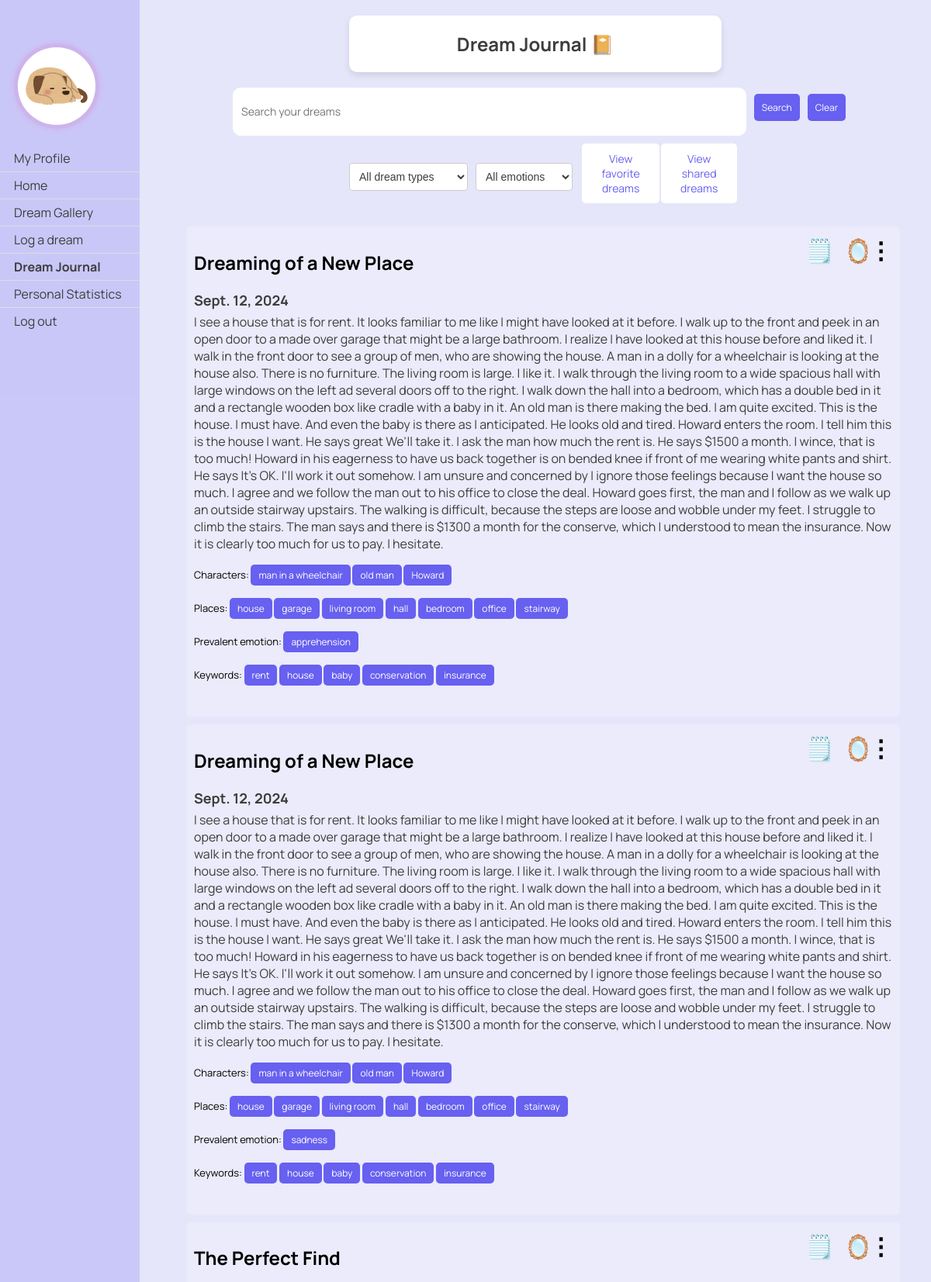
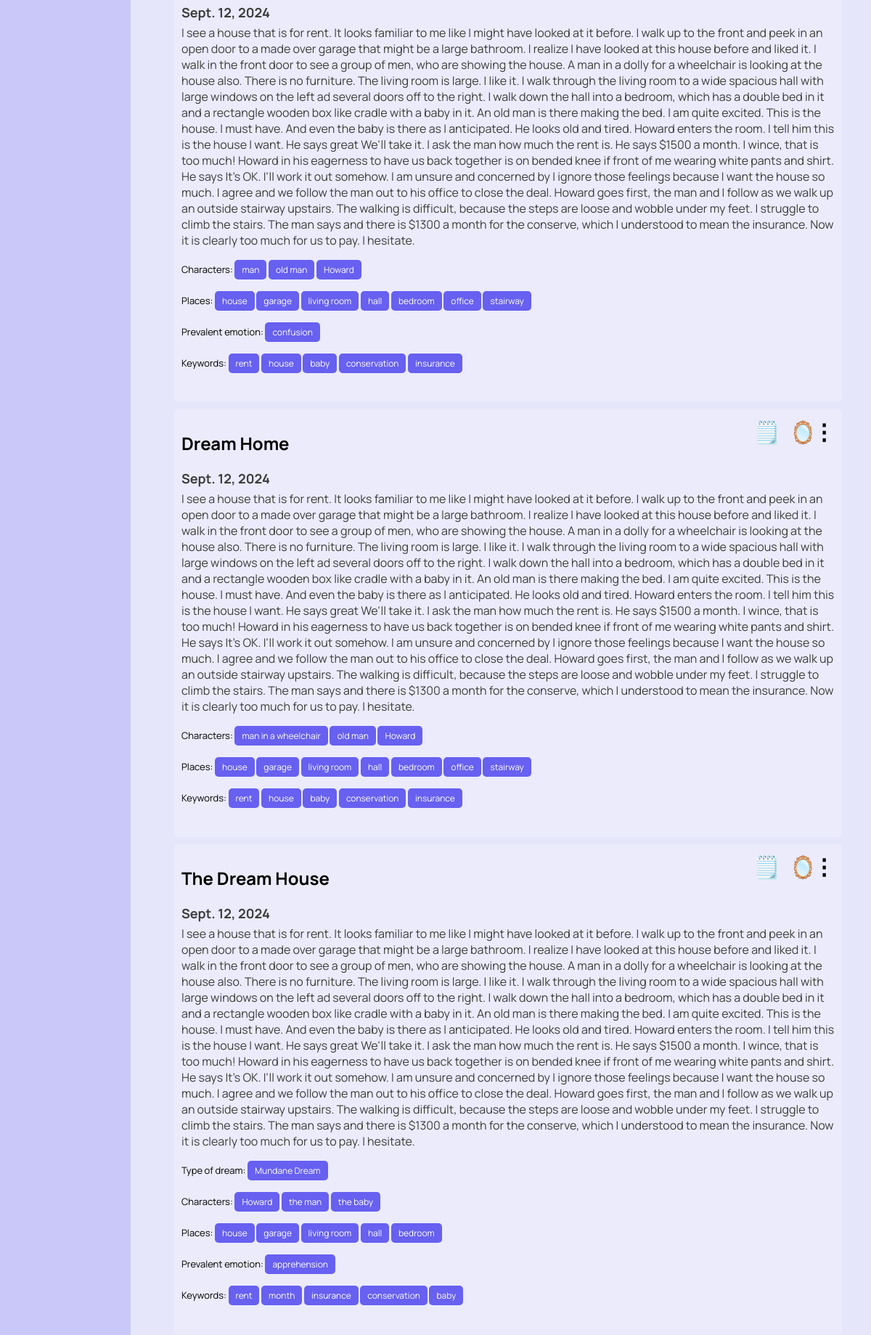
Page /dreams/journal/ (signed in, upper part) on the committed database (2 pictures, top to bottom).
### dreams/models.py (models this page shows, shortened)
class Profile(models.Model):
    user = models.OneToOneField(User, on_delete=models.CASCADE)
    avatar = models.CharField(max_length=100, choices=[
        ('1.jpg', 'Picture 1'),
        ('3.jpg', 'Picture 3'),
        ('4.jpg', 'Picture 4'),
        ('5.jpg', 'Picture 5'),
        ('6.jpg', 'Picture 6'),
        ('7.jpg', 'Picture 7'),
        ('8.jpg', 'Picture 8'),
        ('9.jpg', 'Picture 9'),
        ('10.jpg', 'Picture 10'),
        ('11.jpg', 'Picture 11'),
        ('12.jpg', 'Picture 12'),
        ('13.jpg', 'Picture 13'),
    ],
                              default='1.jpg')
    bio = models.TextField()

class Dream(models.Model):
    classification_options = [
        ('0', 'Nightmare'),
        ('1', 'Mundane Dream'),
        ('2', 'Lucid Dream'),
        ('3', 'Existential Dream'),
    ]
    user = models.ForeignKey(User, on_delete=models.CASCADE)
    date = models.DateField()
    time = models.TimeField(default=timezone.now)
    content = models.TextField()
    shared = models.BooleanField(default=False)
    anon = models.BooleanField(default=False)
    processed = models.BooleanField(default=False)
    is_favorite = models.BooleanField(default=False)
    keywords = models.JSONField(default=list, blank=True)
    classification = models.CharField(max_length=1, choices=classification_options, blank=True, null=True, default='')
    characters = models.JSONField(default=list, blank=True)
    places = models.JSONField(default=list, blank=True)
    emotion = models.CharField(max_length=20, blank=True)
    emotion_options = ['anger', 'apprehension', 'sadness', 'confusion', 'happiness', '']
    optional_titles = models.JSONField(default=list, blank=True)
    title = models.TextField(blank=True)
    User.add_to_class('is_new', models.BooleanField(default=True))
    def classification_string(self):
        return dict(self.classification_options).get(self.classification, "No classification")

### dreams/views.py (the view)
# urls.py: path('journal/', views.dream_journal, name='dream_journal'),
@login_required
def dream_journal(request):
    query = request.GET.get('q', '')
    class_query = request.GET.get('classification', '')
    emotion_query = request.GET.get('emotion', '')
    character_query = request.GET.get('character', '')
    place_query = request.GET.get('place', '')
    place_query = unquote(place_query)
    dreams = Dream.objects.filter(user=request.user)
    keyword_query = request.GET.get('keyword', '')
    if query:
        regex_pattern = r'\b({}|{}s?|{}\'s?)\b'.format(re.escape(query), re.escape(query),
                                                       re.escape(query))
        dreams = dreams.filter(Q(content__iregex=regex_pattern))
    if class_query:
        dreams = dreams.filter(classification=class_query)
    if emotion_query:
        dreams = dreams.filter(emotion=emotion_query)
    if keyword_query:
        dreams = dreams.filter(Q(keywords__iregex=r'\b{}\b'.format(re.escape(keyword_query))))
    if character_query:
        dreams = dreams.filter(Q(characters__iregex=r'\b{}\b'.format(re.escape(character_query))))
    if place_query:
        dreams = dreams.filter(Q(places__iregex=r'\b{}\b'.format(re.escape(place_query))))
    dreams = dreams.order_by('-date', '-time')
    paginator = Paginator(dreams, 10)  # Show 10 dreams per page
    page_number = request.GET.get('page')
    page_obj = paginator.get_page(page_number)
    print(f"Decoded place: {place_query}")
    context = {
        'dreams': page_obj,
        'query': query,
        'class_query': class_query,
        'emotion_query': emotion_query,
        'keyword_query': keyword_query,
        'character_query': character_query,
        'place_query': place_query
    }
    return render(request, 'dreams/dream_journal.html', context)

### dreams/templatetags/highlight.py (called while the page is built)
@register.filter(name='highlight')
def highlight(text, search):
    pattern = re.compile(
        r'\b{}\b'.format(re.escape(search)),
        re.IGNORECASE
    )
    highlighted_text = pattern.sub(lambda m: f'<span class="highlight">{m.group()}</span>', text)
    return highlighted_text

### dreams/templates/dreams/dream_journal.html (shortened to what this page needs)
{% load static %}
{% load highlight %}
<!DOCTYPE html>
<html>
<head>
    <link rel="stylesheet" type="text/css" href="{% static 'css/styles.css' %}">
</head>
<body>
<div class="header">
    <h2>Dream Journal 📔</h2>
</div>
<div class="sidenav">
    <a href="{% url 'dreams:profile' %}" class="profile-link">
        <img src="{% static 'pfps/'|add:user.profile.avatar %}"
             style="width: 100px; height: 100px; border-radius: 50%; border: 5px solid #cdb4eb; box-shadow: 0 0 10px #cdb4eb;">
        <br></br>
        <span>My Profile</span>
    </a>
    <a href="/">Home</a>
    <a href="{% url 'dreams:gallery' %}">Dream Gallery</a>
    <a href="{% url 'dreams:log_dream' %}">Log a dream</a>
    <a href="{% url 'dreams:dream_journal' %}"><b>Dream Journal</b></a>
    <a href="{% url 'dreams:personal_statistics' %}">Personal Statistics</a>
    <a href="{% url 'logout' %}">Log out</a>
</div>
{% if dreams %}
<div class="container">
    <form class="search-form" method="get" action="{% url 'dreams:dream_journal' %}">
        <div class="search-bar-container">
            <input id="searchInput" type="text" name="q" placeholder="Search your dreams" value="{{ query }}">
            <button type="submit">Search</button>
            <button type="button" onclick="clearSearch()">Clear</button>
        </div>
        <div class="filters-container">
            <select id="classification" name="classification">
                <option value="">All dream types</option>
            </select>
            <select id="emotion" name="emotion">
                <option value="">All emotions</option>
            </select>
            {% if is_favorite_view %}
                <a href="{% url 'dreams:dream_journal' %}" class="button">View all dreams</a>
            {% else %}
                <a href="{% url 'dreams:view_favorite' %}" class="button">View favorite dreams</a>
            {% endif %}
            {% if is_shared_view %}
                <a href="{% url 'dreams:dream_journal' %}" class="button">View all dreams</a>
            {% else %}
                <a href="{% url 'dreams:view_own_shared' %}" class="button">View shared dreams</a>
            {% endif %}
        </div>
    </form>
</div>
<div class="dreams">
    {% for dream in dreams%}
    {% if not query or query|lower in dream.content|lower %}
    <div class="dream">
        {% if dream.title %}
            <h2 class="dream-title">{{ dream.title }}</h2>
        {% endif %}
        <h3 class="dream-date">{{ dream.date }}</h3>
        <p class="dream-content">
            {% autoescape off %}
            {{ dream.content|safe|highlight:query }}
            {% endautoescape %}
        </p>
        <p class="class-form">
            {% if dream.classification %}
            Type of dream:
            <form class="class-form" method="get" action="{% url 'dreams:dream_journal' %}">
                <button type="submit">{{ dream.classification_string}}</button>
            </form>
            {% endif %}
        </p>
        <p class="class-form">
            {% if dream.characters %}
            Characters:
            {% for character in dream.characters %}
                <form class="class-form" method="get" action="{% url 'dreams:dream_journal' %}">
                    <button type="submit">{{ character }}</button>
                </form>
            {% endfor %}
            {% endif %}
        </p>
        <p class="class-form">
            {% if dream.places %}
            Places:
            {% for place in dream.places %}
                <form class="class-form" method="get" action="{% url 'dreams:dream_journal' %}">
                    <button type="submit">{{ place  }}</button>
                </form>
            {% endfor %}
            {% endif %}
        </p>
        <p class="class-form">
            {%if dream.emotion%}
            Prevalent emotion:
                <form class="class-form" method="get" action="{% url 'dreams:dream_journal' %}">
                <button type="submit">{{ dream.emotion }}</button>
            </form>
            {%endif%}
        </p>
        <p class="keyword-form">
            {%if dream.keywords%}
            Keywords:
            {%endif%}
            {% for keyword in dream.keywords %}
            <form class="keyword-form" method="get" action="{% url 'dreams:dream_journal' %}">
                <button type="submit">{{ keyword }}</button>
            </form>
            {% endfor %}
        </p>
        <div class="menu">
            <span class="icon" style="margin-right: 75px">🗒️</span>
        </div>
        <div class="menu">
            <span class="icon" style="margin-right: 25px">🪞</span>
        </div>
        <div class="menu">
            <span class="icon">⋮</span>
        </div>
    </div>
    {% endif %}
    {% endfor %}
{% else %}
    <div class="dream-title">
        <p>No dreams found. You can log your dreams <a href="{% url 'dreams:log_dream' %}" >here.</a> </p>
    </div>
{% endif %}
</div>
</body>
</html>

### static/css/styles.css (style rules this page uses)
body { font-family: 'Manrope', -apple-system, BlinkMacSystemFont, "Segoe UI", Roboto, Oxygen-Sans, Ubuntu, Cantarell, "Helvetica Neue", sans-serif; margin: 0; padding: 0; background-color: #E6E6FA; }
.button, button { font-family: 'Manrope', sans-serif; background-color: white; color: rgba(103, 96, 240); text-decoration: none; padding: 10px 20px; border: none; border-radius: 5px; font-size: 18px; cursor: pointer; width: 200px; height: 50px; display: inline-flex; align-items: center; justify-content: center; transition: background-color 0.3s, color 0.3s; }

### rows in the picture
Dream: title "Dreaming of a New Place", date "Sept. 12, 2024", content|highlight "I see a house that is for rent . It looks familiar to me like I might have looked at it before . I walk up to the front and peek in an open door to a made over garage that might be a large bathroom . I realize I have looked at this house before and liked it . I walk in the front door to see a group of men , who are showing the house . A man in a dolly for a wheelchair is looking at the house also . There is no furniture . The living room is large . I like it . I walk through the living room to a wide spacious hall with large windows on the left ad several doors off to the right . I walk down the hall into a bedroom , which has a double bed in it and a rectangle wooden box like cradle with a…", characters "man in a wheelchair" "old man" "Howard", places "house" "garage" "living room" "hall" "bedroom" "office" "stairway", emotion "apprehension", shows "Keywords:", keywords "rent" "house" "baby" "conservation" "insurance"
Dream: title "Dreaming of a New Place", date "Sept. 12, 2024", content|highlight "I see a house that is for rent . It looks familiar to me like I might have looked at it before . I walk up to the front and peek in an open door to a made over garage that might be a large bathroom . I realize I have looked at this house before and liked it . I walk in the front door to see a group of men , who are showing the house . A man in a dolly for a wheelchair is looking at the house also . There is no furniture . The living room is large . I like it . I walk through the living room to a wide spacious hall with large windows on the left ad several doors off to the right . I walk down the hall into a bedroom , which has a double bed in it and a rectangle wooden box like cradle with a…", characters "man in a wheelchair" "old man" "Howard", places "house" "garage" "living room" "hall" "bedroom" "office" "stairway", emotion "sadness", shows "Keywords:", keywords "rent" "house" "baby" "conservation" "insurance"
Dream: title "The Perfect Find", date "Sept. 12, 2024", content|highlight "I see a house that is for rent . It looks familiar to me like I might have looked at it before . I walk up to the front and peek in an open door to a made over garage that might be a large bathroom . I realize I have looked at this house before and liked it . I walk in the front door to see a group of men , who are showing the house . A man in a dolly for a wheelchair is looking at the house also . There is no furniture . The living room is large . I like it . I walk through the living room to a wide spacious hall with large windows on the left ad several doors off to the right . I walk down the hall into a bedroom , which has a double bed in it and a rectangle wooden box like cradle with a…", characters "man" "old man" "Howard", places "house" "garage" "living room" "hall" "bedroom" "office" "stairway", emotion "confusion", shows "Keywords:", keywords "rent" "house" "baby" "conservation" "insurance"
Dream: title "Dream Home", date "Sept. 12, 2024", content|highlight "I see a house that is for rent . It looks familiar to me like I might have looked at it before . I walk up to the front and peek in an open door to a made over garage that might be a large bathroom . I realize I have looked at this house before and liked it . I walk in the front door to see a group of men , who are showing the house . A man in a dolly for a wheelchair is looking at the house also . There is no furniture . The living room is large . I like it . I walk through the living room to a wide spacious hall with large windows on the left ad several doors off to the right . I walk down the hall into a bedroom , which has a double bed in it and a rectangle wooden box like cradle with a…", characters "man in a wheelchair" "old man" "Howard", places "house" "garage" "living room" "hall" "bedroom" "office" "stairway", shows "Keywords:", keywords "rent" "house" "baby" "conservation" "insurance"
Dream: title "The Dream House", date "Sept. 12, 2024", content|highlight "I see a house that is for rent . It looks familiar to me like I might have looked at it before . I walk up to the front and peek in an open door to a made over garage that might be a large bathroom . I realize I have looked at this house before and liked it . I walk in the front door to see a group of men , who are showing the house . A man in a dolly for a wheelchair is looking at the house also . There is no furniture . The living room is large . I like it . I walk through the living room to a wide spacious hall with large windows on the left ad several doors off to the right . I walk down the hall into a bedroom , which has a double bed in it and a rectangle wooden box like cradle with a…", classification_string "Mundane Dream", characters "Howard" "the man" "the baby", places "house" "garage" "living room" "hall" "bedroom", emotion "apprehension", shows "Keywords:", keywords "rent" "month" "insurance" "conservation" "baby"
